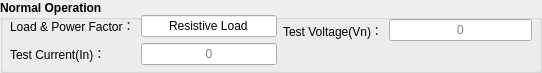
    <widget class="QGroupBox" name="groupBox_14">
     <property name="geometry">
      <rect>
       <x>350</x>
       <y>360</y>
       <width>542</width>
       <height>73</height>
      </rect>
     </property>
     <property name="minimumSize">
      <size>
       <width>541</width>
       <height>71</height>
      </size>
     </property>
     <property name="font">
      <font>
       <weight>75</weight>
       <bold>true</bold>
      </font>
     </property>
     <property name="styleSheet">
      <string notr="true">
#groupBox_login * {background-color: rgb();}</string>
     </property>
     <property name="title">
      <string>Normal Operation</string>
     </property>
     <widget class="QWidget" name="gridLayoutWidget_19">
      <property name="geometry">
       <rect>
        <x>10</x>
        <y>15</y>
        <width>267</width>
        <height>51</height>
       </rect>
      </property>
      <layout class="QGridLayout" name="gridLayout_30">
       <item row="0" column="1">
        <widget class="QLineEdit" name="lineEditRn_5">
         <property name="focusPolicy">
          <enum>Qt::NoFocus</enum>
         </property>
         <property name="text">
          <string>Resistive Load</string>
         </property>
         <property name="echoMode">
          <enum>QLineEdit::Normal</enum>
         </property>
         <property name="alignment">
          <set>Qt::AlignCenter</set>
         </property>
         <property name="readOnly">
          <bool>true</bool>
         </property>
        </widget>
       </item>
       <item row="0" column="0">
        <widget class="QLabel" name="label_39">
         <property name="styleSheet">
          <string notr="true"/>
         </property>
         <property name="text">
          <string>Load &amp; Power Factor：</string>
         </property>
         <property name="alignment">
          <set>Qt::AlignLeading|Qt::AlignLeft|Qt::AlignVCenter</set>
         </property>
        </widget>
       </item>
       <item row="1" column="0">
        <widget class="QLabel" name="label_38">
         <property name="toolTip">
          <string>A</string>
         </property>
         <property name="styleSheet">
          <string notr="true"/>
         </property>
         <property name="text">
          <string>Test Current(In)：</string>
         </property>
         <property name="alignment">
          <set>Qt::AlignLeading|Qt::AlignLeft|Qt::AlignVCenter</set>
         </property>
        </widget>
       </item>
       <item row="1" column="1">
        <widget class="QLineEdit" name="lineEditIn_t_5">
         <property name="focusPolicy">
          <enum>Qt::NoFocus</enum>
         </property>
         <property name="alignment">
          <set>Qt::AlignCenter</set>
         </property>
         <property name="readOnly">
          <bool>true</bool>
         </property>
         <property name="placeholderText">
          <string>0</string>
         </property>
        </widget>
       </item>
      </layout>
     </widget>
     <widget class="QWidget" name="layoutWidget">
      <property name="geometry">
       <rect>
        <x>283</x>
        <y>15</y>
        <width>249</width>
        <height>31</height>
       </rect>
      </property>
      <layout class="QHBoxLayout" name="horizontalLayout_8">
       <item>
        <widget class="QLabel" name="label_37">
         <property name="toolTip">
          <string>V</string>
         </property>
         <property name="styleSheet">
          <string notr="true"/>
         </property>
         <property name="text">
          <string>Test Voltage(Vn)：</string>
         </property>
         <property name="alignment">
          <set>Qt::AlignLeading|Qt::AlignLeft|Qt::AlignVCenter</set>
         </property>
        </widget>
       </item>
       <item>
        <widget class="QLineEdit" name="lineEditVn_t_5">
         <property name="focusPolicy">
          <enum>Qt::NoFocus</enum>
         </property>
         <property name="text">
          <string/>
         </property>
         <property name="alignment">
          <set>Qt::AlignCenter</set>
         </property>
         <property name="readOnly">
          <bool>true</bool>
         </property>
         <property name="placeholderText">
          <string>0</string>
         </property>
        </widget>
       </item>
      </layout>
     </widget>
    </widget>
